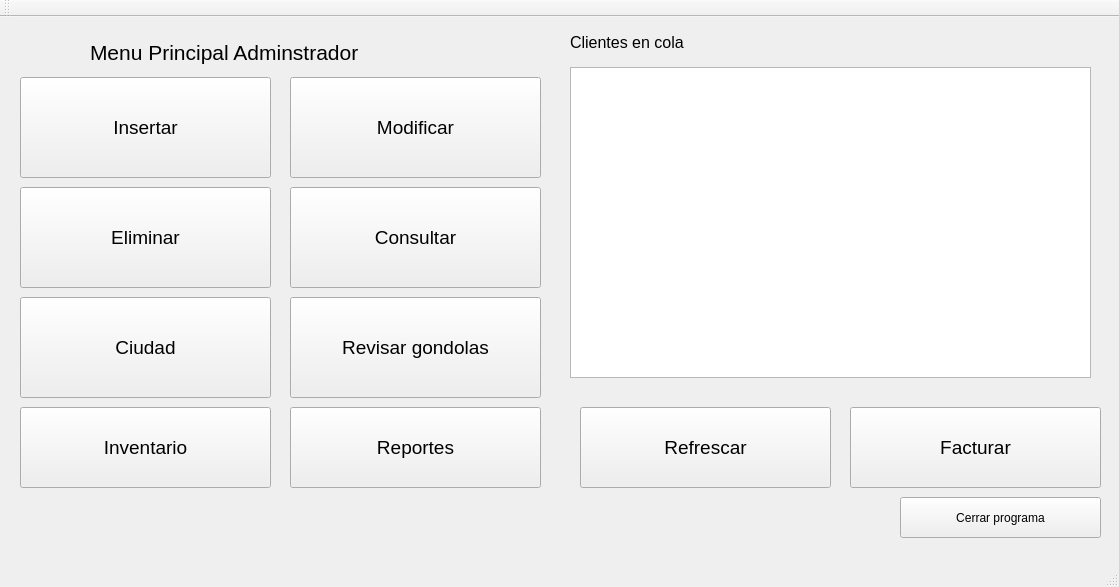
<?xml version="1.0" encoding="UTF-8"?>
<ui version="4.0">
 <class>window_main</class>
 <widget class="QMainWindow" name="window_main">
  <property name="geometry">
   <rect>
    <x>0</x>
    <y>0</y>
    <width>1119</width>
    <height>587</height>
   </rect>
  </property>
  <property name="windowTitle">
   <string>window_main</string>
  </property>
  <widget class="QWidget" name="centralWidget">
   <widget class="QPushButton" name="check">
    <property name="geometry">
     <rect>
      <x>290</x>
      <y>280</y>
      <width>251</width>
      <height>101</height>
     </rect>
    </property>
    <property name="font">
     <font>
      <pointsize>14</pointsize>
     </font>
    </property>
    <property name="text">
     <string>Revisar gondolas</string>
    </property>
   </widget>
   <widget class="QPushButton" name="stock">
    <property name="geometry">
     <rect>
      <x>20</x>
      <y>390</y>
      <width>251</width>
      <height>81</height>
     </rect>
    </property>
    <property name="font">
     <font>
      <pointsize>14</pointsize>
     </font>
    </property>
    <property name="text">
     <string>Inventario</string>
    </property>
   </widget>
   <widget class="QPushButton" name="query">
    <property name="geometry">
     <rect>
      <x>290</x>
      <y>170</y>
      <width>251</width>
      <height>101</height>
     </rect>
    </property>
    <property name="font">
     <font>
      <pointsize>14</pointsize>
     </font>
    </property>
    <property name="text">
     <string>Consultar</string>
    </property>
   </widget>
   <widget class="QPushButton" name="city">
    <property name="geometry">
     <rect>
      <x>20</x>
      <y>280</y>
      <width>251</width>
      <height>101</height>
     </rect>
    </property>
    <property name="font">
     <font>
      <pointsize>14</pointsize>
     </font>
    </property>
    <property name="text">
     <string>Ciudad</string>
    </property>
   </widget>
   <widget class="QPushButton" name="bill">
    <property name="geometry">
     <rect>
      <x>850</x>
      <y>390</y>
      <width>251</width>
      <height>81</height>
     </rect>
    </property>
    <property name="font">
     <font>
      <pointsize>14</pointsize>
     </font>
    </property>
    <property name="text">
     <string>Facturar</string>
    </property>
   </widget>
   <widget class="QPushButton" name="delete_2">
    <property name="geometry">
     <rect>
      <x>20</x>
      <y>170</y>
      <width>251</width>
      <height>101</height>
     </rect>
    </property>
    <property name="font">
     <font>
      <pointsize>14</pointsize>
     </font>
    </property>
    <property name="text">
     <string>Eliminar</string>
    </property>
   </widget>
   <widget class="QLabel" name="label">
    <property name="geometry">
     <rect>
      <x>90</x>
      <y>10</y>
      <width>461</width>
      <height>51</height>
     </rect>
    </property>
    <property name="font">
     <font>
      <family>Segoe UI</family>
      <pointsize>16</pointsize>
     </font>
    </property>
    <property name="text">
     <string>Menu Principal Adminstrador</string>
    </property>
   </widget>
   <widget class="QLabel" name="label_2">
    <property name="geometry">
     <rect>
      <x>570</x>
      <y>10</y>
      <width>321</width>
      <height>31</height>
     </rect>
    </property>
    <property name="font">
     <font>
      <pointsize>12</pointsize>
     </font>
    </property>
    <property name="text">
     <string>Clientes en cola</string>
    </property>
   </widget>
   <widget class="QListWidget" name="queueClient">
    <property name="geometry">
     <rect>
      <x>570</x>
      <y>50</y>
      <width>521</width>
      <height>311</height>
     </rect>
    </property>
    <property name="font">
     <font>
      <pointsize>14</pointsize>
     </font>
    </property>
   </widget>
   <widget class="QPushButton" name="report">
    <property name="geometry">
     <rect>
      <x>290</x>
      <y>390</y>
      <width>251</width>
      <height>81</height>
     </rect>
    </property>
    <property name="font">
     <font>
      <pointsize>14</pointsize>
     </font>
    </property>
    <property name="text">
     <string>Reportes</string>
    </property>
   </widget>
   <widget class="QPushButton" name="close">
    <property name="geometry">
     <rect>
      <x>900</x>
      <y>480</y>
      <width>201</width>
      <height>41</height>
     </rect>
    </property>
    <property name="text">
     <string>Cerrar programa</string>
    </property>
   </widget>
   <widget class="QPushButton" name="insert">
    <property name="geometry">
     <rect>
      <x>20</x>
      <y>60</y>
      <width>251</width>
      <height>101</height>
     </rect>
    </property>
    <property name="font">
     <font>
      <pointsize>14</pointsize>
     </font>
    </property>
    <property name="text">
     <string>Insertar</string>
    </property>
   </widget>
   <widget class="QPushButton" name="modify">
    <property name="geometry">
     <rect>
      <x>290</x>
      <y>60</y>
      <width>251</width>
      <height>101</height>
     </rect>
    </property>
    <property name="font">
     <font>
      <pointsize>14</pointsize>
     </font>
    </property>
    <property name="text">
     <string>Modificar</string>
    </property>
   </widget>
   <widget class="QPushButton" name="refresh">
    <property name="geometry">
     <rect>
      <x>580</x>
      <y>390</y>
      <width>251</width>
      <height>81</height>
     </rect>
    </property>
    <property name="font">
     <font>
      <pointsize>14</pointsize>
     </font>
    </property>
    <property name="text">
     <string>Refrescar</string>
    </property>
   </widget>
  </widget>
  <widget class="QMenuBar" name="menuBar">
   <property name="geometry">
    <rect>
     <x>0</x>
     <y>0</y>
     <width>1119</width>
     <height>21</height>
    </rect>
   </property>
  </widget>
  <widget class="QToolBar" name="mainToolBar">
   <attribute name="toolBarArea">
    <enum>TopToolBarArea</enum>
   </attribute>
   <attribute name="toolBarBreak">
    <bool>false</bool>
   </attribute>
  </widget>
  <widget class="QStatusBar" name="statusBar"/>
 </widget>
 <layoutdefault spacing="6" margin="11"/>
 <resources/>
 <connections/>
</ui>
